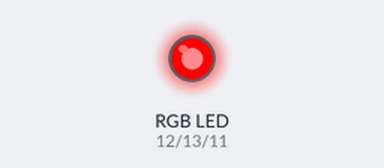
Simulated run of this sketch. Board: Arduino Uno, built with avr-gcc and run on an emulated ATmega328P. Shown: an RGB LED mixed from three pins (HIGH = lit).

Above: at 0.1 s.
Timing chart, 0 to 1.6 s (numbered marks = the images above):
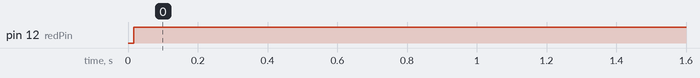

The sketch:

9_rgb_light_up.ino
```cpp
#include <SoftPWM.h>

// Define the pin numbers for the RGB strips
const int bluePin = 11;
const int redPin = 12;
const int greenPin = 13;

void setup() {
  // Initialize software-based PWM on all pins
  SoftPWMBegin();
}

void loop() {
  // Set the color to red by turning the red LED on and the others off
  SoftPWMSet(redPin, 255); // 255 is the maximum brightness
  SoftPWMSet(greenPin, 0); // 0 is off
  SoftPWMSet(bluePin, 0);  // 0 is off
  delay(1000); // Wait for 1 second
}
```

Measured:
- by itself, pin 12 (redPin): LOW → HIGH at 0.02 s
